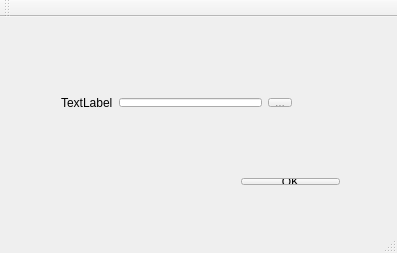
<?xml version="1.0" encoding="UTF-8"?>
<ui version="4.0">
    <class>pop_up</class>
    <widget class="QMainWindow" name="pop_up">
        <property name="geometry">
            <rect>
                <x>0</x>
                <y>0</y>
                <width>397</width>
                <height>253</height>
            </rect>
        </property>
        <property name="windowTitle">
            <string>pop_up</string>
        </property>
        <widget class="QWidget" name="centralWidget">
            <widget class="QWidget" name="">
                <property name="geometry">
                    <rect>
                        <x>50</x>
                        <y>70</y>
                        <width>253</width>
                        <height>31</height>
                    </rect>
                </property>
                <layout class="QHBoxLayout" name="horizontalLayout_2">
                    <item>
                        <widget class="QLabel" name="label">
                            <property name="text">
                                <string>TextLabel</string>
                            </property>
                        </widget>
                    </item>
                    <item>
                        <layout class="QHBoxLayout" name="horizontalLayout">
                            <item>
                                <widget class="QLineEdit" name="lineEdit"/>
                            </item>
                            <item>
                                <widget class="QToolButton" name="toolButton_1">
                                    <property name="text">
                                        <string>...</string>
                                    </property>
                                </widget>
                            </item>
                        </layout>
                    </item>
                </layout>
            </widget>
            <widget class="QWidget" name="">
                <property name="geometry">
                    <rect>
                        <x>230</x>
                        <y>150</y>
                        <width>121</width>
                        <height>29</height>
                    </rect>
                </property>
                <layout class="QHBoxLayout" name="horizontalLayout_3">
                    <item>
                        <widget class="QPushButton" name="pushButton_ok">
                            <property name="text">
                                <string>OK</string>
                            </property>
                        </widget>
                    </item>
                </layout>
            </widget>
        </widget>
        <widget class="QMenuBar" name="menuBar">
            <property name="geometry">
                <rect>
                    <x>0</x>
                    <y>0</y>
                    <width>397</width>
                    <height>25</height>
                </rect>
            </property>
        </widget>
        <widget class="QToolBar" name="mainToolBar">
            <attribute name="toolBarArea">
                <enum>TopToolBarArea</enum>
            </attribute>
            <attribute name="toolBarBreak">
                <bool>false</bool>
            </attribute>
        </widget>
        <widget class="QStatusBar" name="statusBar"/>
    </widget>
    <layoutdefault spacing="6" margin="11"/>
    <resources/>
    <connections/>
</ui>
